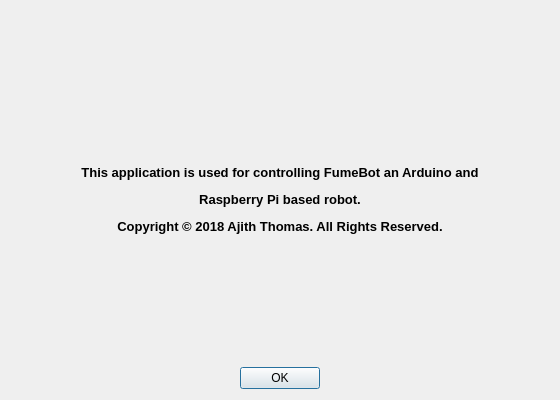
<?xml version="1.0" encoding="UTF-8"?>
<ui version="4.0">
 <class>AboutDialog</class>
 <widget class="QDialog" name="AboutDialog">
  <property name="geometry">
   <rect>
    <x>0</x>
    <y>0</y>
    <width>560</width>
    <height>400</height>
   </rect>
  </property>
  <property name="minimumSize">
   <size>
    <width>560</width>
    <height>400</height>
   </size>
  </property>
  <property name="maximumSize">
   <size>
    <width>560</width>
    <height>400</height>
   </size>
  </property>
  <property name="windowTitle">
   <string>About</string>
  </property>
  <property name="windowIcon">
   <iconset resource="FumeBotImages.qrc">
    <normaloff>:/Icons/bot_icon.jpg</normaloff>:/Icons/bot_icon.jpg</iconset>
  </property>
  <property name="autoFillBackground">
   <bool>false</bool>
  </property>
  <property name="modal">
   <bool>true</bool>
  </property>
  <layout class="QGridLayout" name="gridLayout">
   <item row="0" column="0">
    <layout class="QVBoxLayout" name="whole_verticalLayout">
     <item>
      <layout class="QHBoxLayout" name="image_horizontalLayout">
       <item>
        <spacer name="horizontalSpacer">
         <property name="orientation">
          <enum>Qt::Horizontal</enum>
         </property>
         <property name="sizeHint" stdset="0">
          <size>
           <width>40</width>
           <height>20</height>
          </size>
         </property>
        </spacer>
       </item>
       <item>
        <widget class="QLabel" name="about_image_label">
         <property name="maximumSize">
          <size>
           <width>360</width>
           <height>240</height>
          </size>
         </property>
         <property name="text">
          <string/>
         </property>
         <property name="pixmap">
          <pixmap resource="FumeBotImages.qrc">:/Images/about_image.jpg</pixmap>
         </property>
         <property name="scaledContents">
          <bool>true</bool>
         </property>
         <property name="alignment">
          <set>Qt::AlignCenter</set>
         </property>
        </widget>
       </item>
       <item>
        <spacer name="horizontalSpacer_2">
         <property name="orientation">
          <enum>Qt::Horizontal</enum>
         </property>
         <property name="sizeHint" stdset="0">
          <size>
           <width>40</width>
           <height>20</height>
          </size>
         </property>
        </spacer>
       </item>
      </layout>
     </item>
     <item>
      <spacer name="verticalSpacer_2">
       <property name="orientation">
        <enum>Qt::Vertical</enum>
       </property>
       <property name="sizeHint" stdset="0">
        <size>
         <width>20</width>
         <height>40</height>
        </size>
       </property>
      </spacer>
     </item>
     <item>
      <widget class="QLabel" name="aboutlabel">
       <property name="text">
        <string>&lt;html&gt;&lt;head/&gt;&lt;body&gt;&lt;p align=&quot;center&quot;&gt;&lt;span style=&quot; font-size:10pt; font-weight:600;&quot;&gt;This application is used for controlling FumeBot an Arduino and&lt;/span&gt;&lt;/p&gt;&lt;p align=&quot;center&quot;&gt;&lt;span style=&quot; font-size:10pt; font-weight:600;&quot;&gt;Raspberry Pi based robot.&lt;/span&gt;&lt;/p&gt;&lt;p align=&quot;center&quot;&gt;&lt;span style=&quot; font-size:10pt; font-weight:600;&quot;&gt;Copyright © 2018 Ajith Thomas. All Rights Reserved.&lt;/span&gt;&lt;/p&gt;&lt;/body&gt;&lt;/html&gt;</string>
       </property>
      </widget>
     </item>
     <item>
      <spacer name="verticalSpacer">
       <property name="orientation">
        <enum>Qt::Vertical</enum>
       </property>
       <property name="sizeHint" stdset="0">
        <size>
         <width>20</width>
         <height>40</height>
        </size>
       </property>
      </spacer>
     </item>
     <item>
      <layout class="QHBoxLayout" name="horizontalLayout">
       <item>
        <spacer name="horizontalSpacer_4">
         <property name="orientation">
          <enum>Qt::Horizontal</enum>
         </property>
         <property name="sizeHint" stdset="0">
          <size>
           <width>40</width>
           <height>20</height>
          </size>
         </property>
        </spacer>
       </item>
       <item>
        <widget class="QDialogButtonBox" name="buttonBox">
         <property name="layoutDirection">
          <enum>Qt::LeftToRight</enum>
         </property>
         <property name="autoFillBackground">
          <bool>false</bool>
         </property>
         <property name="orientation">
          <enum>Qt::Horizontal</enum>
         </property>
         <property name="standardButtons">
          <set>QDialogButtonBox::Ok</set>
         </property>
         <property name="centerButtons">
          <bool>true</bool>
         </property>
        </widget>
       </item>
       <item>
        <spacer name="horizontalSpacer_3">
         <property name="orientation">
          <enum>Qt::Horizontal</enum>
         </property>
         <property name="sizeHint" stdset="0">
          <size>
           <width>40</width>
           <height>20</height>
          </size>
         </property>
        </spacer>
       </item>
      </layout>
     </item>
    </layout>
   </item>
  </layout>
 </widget>
 <resources>
  <include location="FumeBotImages.qrc"/>
  <include location="FumeBotImages.qrc"/>
 </resources>
 <connections/>
</ui>
